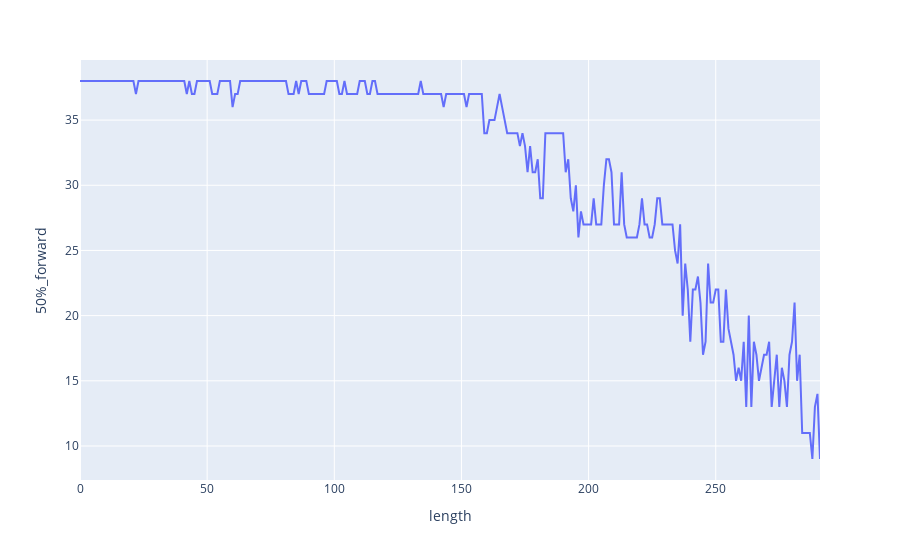

Notebook code for this chart:
### Code cell
import plotly.express as px
fig = px.line(f_q_scores, x="length", y="50%_forward")
fig.show()

### Figure 1 — Plotly figure (JSON) as saved in the notebook; plotly's stock layout.template omitted (floating-point values rounded to 4 significant figures; data arrays with more than 128 entries replaced by an {"elided": "..."} marker saying what was removed)
{"data": [{"hovertemplate": "length=%{x}<br>50%_forward=%{y}<extra></extra>", "legendgroup": "", "line": {"color": "#636efa", "dash": "solid"}, "marker": {"symbol": "circle"}, "mode": "lines", "name": "", "orientation": "v", "showlegend": false, "type": "scatter", "x": {"elided": "292 int values"}, "xaxis": "x", "y": {"elided": "292 int values"}, "yaxis": "y"}], "layout": {"legend": {"tracegroupgap": 0}, "margin": {"t": 60}, "xaxis": {"anchor": "y", "domain": [0, 1], "title": {"text": "length"}}, "yaxis": {"anchor": "x", "domain": [0, 1], "title": {"text": "50%_forward"}}}}
